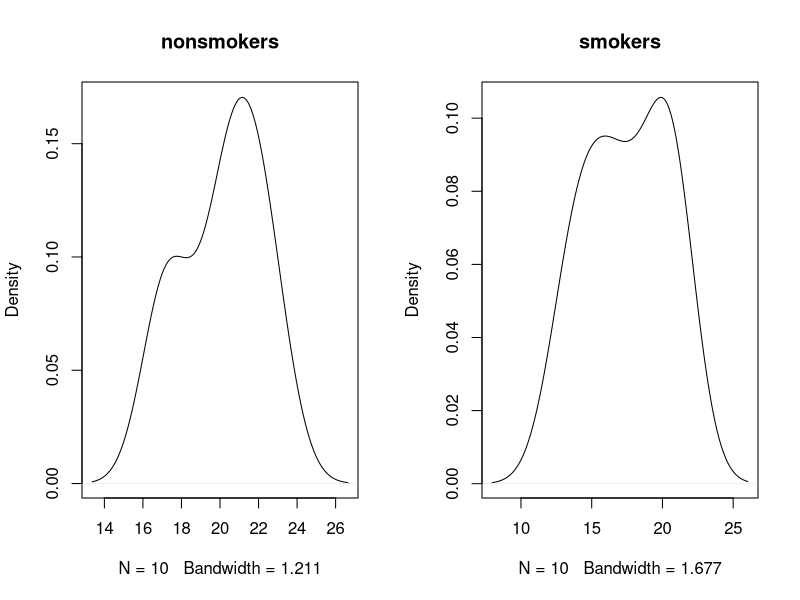
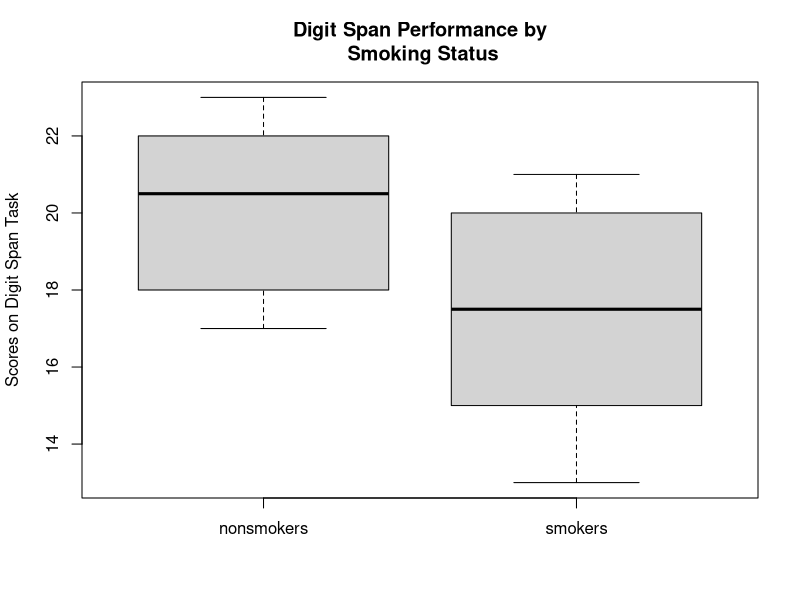
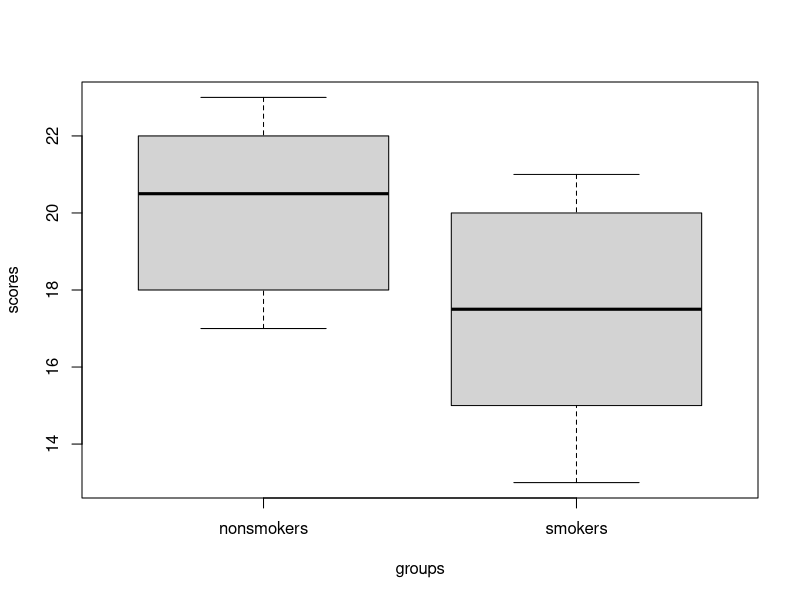

Here is the R script that generated these plots, in order:
#Ttest to find outliers

(class1 =sample(60:100,25))
(class2 =sample(60:100,30))
(ttest2s1= t.test(x=class1, y=class2))

#t-test Independent : Difference Between Means
#two-sample t-test

#links
#http://www.sthda.com/english/wiki/unpaired-two-samples-t-test-in-r#r-function-to-compute-unpaired-two-samples-t-test
#https://ww2.coastal.edu/kingw/statistics/R-tutorials/independent-t.html
#http://www.r-tutor.com/elementary-statistics/inference-about-two-populations/population-mean-between-two-independent-samples


#Criteria
#simple random sampling.
#The samples are independent.
#Each population is at least 20 times larger than its respective sample.
#The sampling distribution is approximately normal, which is generally the case if any of the following conditions apply.
#   The population distribution is normal.
#   The population data are symmetric, unimodal, without outliers, and the sample size is 15 or less.
#   The population data are slightly skewed, unimodal, without outliers, and the sample size is 16 to 40.
#   The sample size is greater than 40, without outliers.

#http://stattrek.com/hypothesis-test/difference-in-means.aspx?Tutorial=AP

#Hypothesis
#H0: μ1 = μ2 Ha: μ1 ≠ μ2
(class1 = sample(60:100,25))
(class2 = sample(60:100,30))

#determine whether the difference between means found in the sample is significantly 
#different from the hypothesized difference between means ?t.test
#t.test(x, y ,  alternative = c("two.sided", "less", "greater"),  mu = 0, paired = FALSE, var.equal = FALSE, conf.level = 0.95, ...)

(ttest2s1 = t.test(x=class1, y=class2))

ttest2s1$statistic ; ttest2s1$p.value

(n1 = length(class1)); (n2=length(class2))
qt(1-.05/2,df=min(n1,n2))

#Equal Variance
(ttest2s1 = t.test(x=class1, y=class2, var.equal = T))

#Unequal Variance
(ttest2s1 = t.test(x=class1, y=class2, var.equal = F))


# Smokers
nonsmokers = c(18,22,21,17,20,17,23,20,22,21)
smokers = c(16,20,14,21,20,18,13,15,17,21)

#sample size < 30
t.test(nonsmokers,smokers) # 2 sample
t.test(nonsmokers, mu=20)  #1 sample
(n1 = length(nonsmokers))
(n2 = length(smokers))
dfs = n1 + n2 -2 
qt(1-.05/2,df=dfs)
qt(.05/2,df=dfs)
t.test(nonsmokers,smokers)
#2.5 > absolute(2.1)
# t calc > t-table : pval < 0.03 : Reject Ho
# Diff in means != 0

par(mfrow=c(1,2))               # set graphics window to plot side by side
plot(density(nonsmokers), main="nonsmokers")
plot(density(smokers), main="smokers")
par(mfrow=c(1,1))
boxplot(nonsmokers, smokers, ylab="Scores on Digit Span Task",     # plot and label y-axis
        names=c("nonsmokers","smokers"),                           # group names on x-axis
        main="Digit Span Performance by\n Smoking Status")         # main title

# 1 Tail, Equal variance
t.test(nonsmokers, smokers, alternative="greater", var.equal=T)


# Formula Method
scores = c(nonsmokers, smokers)
groups = c("nonsmokers","smokers")        # Make sure these are in the right order!
groups = rep(groups, times=c(10,10))      # 10 nonsmokers, 10 smokers
mj.data = data.frame(groups, scores)
mj.data
by(scores, groups, mean)
boxplot(scores ~ groups)     
t.test(scores ~ groups, data=mj.data) 

#
wilcox.test(nonsmokers, smokers)

# One Tail Tests ---------
#Null hypothesis: μ1 - μ2 >= 7 
#Alternative hypothesis: μ1 - μ2 < 7